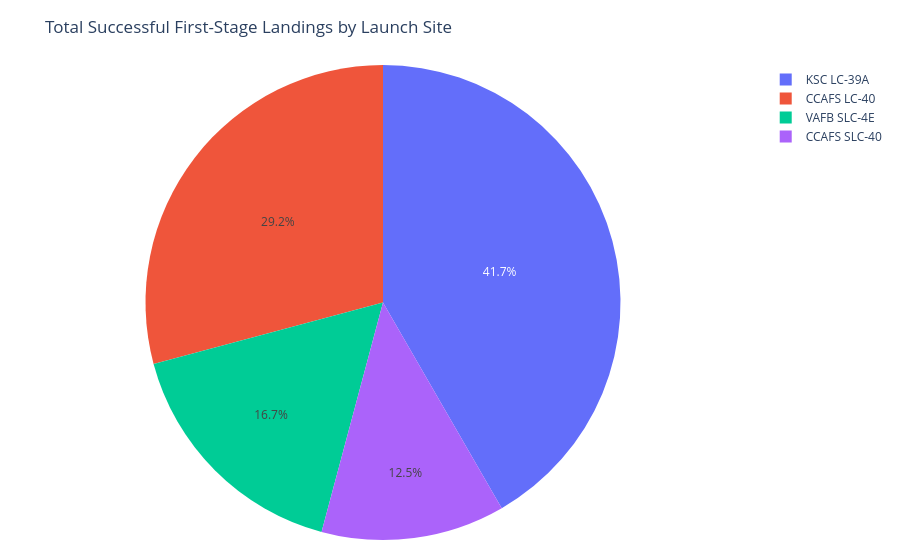

The cell this chart's notebook holds for it:
### Markdown cell above
## TASK 2 — Programmer le **pie chart** et le callback (PDF, pages 6–8)

Un **callback** recalcule le graphique quand l'utilisateur choisit un site :

- **ALL** : chaque secteur représente le **nombre de récupérations réussies** (`class == 1`) sur un site.
- **Un site spécifique** : deux secteurs comparent les vols `class == 1` et `class == 0` pour **ce site**.

Le graphique doit porter l'identifiant IBM `success-pie-chart` et être relié au menu `site-dropdown`.

### Code cell
@app.callback(
    Output(component_id='success-pie-chart', component_property='figure'),
    Input(component_id='site-dropdown', component_property='value')
)
def get_pie_chart(entered_site):
    if entered_site == 'ALL':
        # Chaque site : seulement les atterrissages réussis (class == 1).
        successes = (
            dashboard_df.loc[dashboard_df['class'] == 1]
            .groupby('Launch Site').size()
            .reset_index(name='Successful landings')
        )
        fig = px.pie(
            successes,
            values='Successful landings',
            names='Launch Site',
            title='Total Successful First-Stage Landings by Launch Site',
            hole=0
        )
    else:
        # Pour un site particulier : 1 (succès) versus 0 (échec).
        filtered = dashboard_df[dashboard_df['Launch Site'] == entered_site]
        counts = (
            filtered['class']
            .value_counts()
            .reindex([0, 1], fill_value=0)
            .rename_axis('class')
            .reset_index(name='Count')
        )
        counts['Outcome'] = counts['class'].map({0: 'Failed landing', 1: 'Successful landing'})
        fig = px.pie(
            counts,
            values='Count',
            names='Outcome',
            title=f'Landing Outcomes for {entered_site}',
            color='Outcome',
            color_discrete_map={
                'Successful landing': '#269e71',
                'Failed landing': '#d75b5b'
            }
        )
    fig.update_layout(margin=dict(t=65, l=15, r=15, b=20))
    return fig

# Vérification sans lancer le serveur : chaque callback est bien défini.
print('TASK 2 OK : graphique pour ALL.')
get_pie_chart('ALL').show()

### Figure 1 — Plotly figure (JSON) as saved in the notebook; plotly's stock layout.template omitted (floating-point values rounded to 4 significant figures)
{"data": [{"domain": {"x": [0, 1], "y": [0, 1]}, "hole": 0, "hovertemplate": "Launch Site=%{label}<br>Successful landings=%{value}<extra></extra>", "labels": ["CCAFS LC-40", "CCAFS SLC-40", "KSC LC-39A", "VAFB SLC-4E"], "legendgroup": "", "name": "", "showlegend": true, "type": "pie", "values": [7, 3, 10, 4]}], "layout": {"legend": {"tracegroupgap": 0}, "margin": {"b": 20, "l": 15, "r": 15, "t": 65}, "title": {"text": "Total Successful First-Stage Landings by Launch Site"}}}
